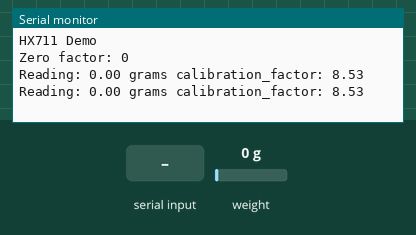
The sketch below on a simulated Arduino Uno, built with avr-gcc and run on an emulated ATmega328P. Shown: the last lines printed to the serial monitor. The test bench sets the inputs (shaded band); at power-on: weight on the scale 0 g.

Above: at 4.2 s.
4.3 s: weight on the scale set to 100 g
At 4.3 s:
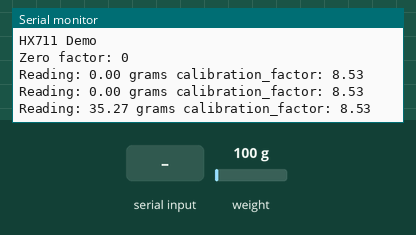
5.8 s: "+" received over Serial
At 7.0 s:
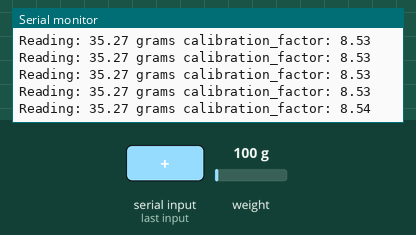
7.3 s: "a" received over Serial
At 8.3 s:
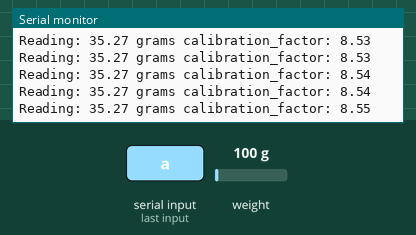
8.8 s: weight on the scale set to 1250 g
At 9.5 s:
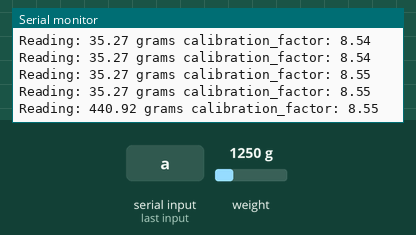
Timing chart, 0 to 11.3 s (numbered marks = the images above; inputs shaded):
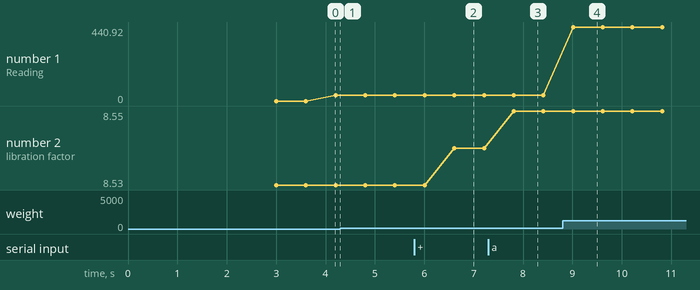

Measured:
- after the input at 5.8 s, the serial monitor: prints a new line after 0.81 s (image 2)
- after the input at 7.3 s, the serial monitor: prints a new line after 0.51 s (image 3)
- after the input at 8.8 s, the serial monitor: prints a new line after 0.21 s (image 4)
- plotted number 1: 35.27 → 440.92 after the input at 8.8 s
- plotted number 2: 8.53 → 8.54 after the input at 5.8 s, 8.54 → 8.55 after the input at 7.3 s

The sketch:

Scale.ino
```cpp
#include "Scale.h"

Scale  scale;

float calibration_factor = 8.53f; // this calibration factor is adjusted according to my load cell
float units;
float ounces;

void setup()
{
  Serial.begin(115200);
  Serial.println("HX711 Demo");

  scale.init(5,2);
//  Serial.println("calibration result: \t\t");
//  Serial.println(scale.calibrate(1));

/*
  Serial.print("read: \t\t");
  Serial.println(scale.read());      // print a raw reading from the ADC

  Serial.print("read average: \t\t");
  Serial.println(scale.read_average(20));   // print the average of 20 readings from the ADC

  Serial.print("get value: \t\t");
  Serial.println(scale.get_value(5));   // print the average of 5 readings from the ADC minus the tare weight (not set yet)

  Serial.print("get units: \t\t");
  Serial.println(scale.get_units(5), 1);  // print the average of 5 readings from the ADC minus tare weight (not set) divided
            // by the SCALE parameter (not set yet)

  scale.set_scale(calibration_factor);                      // this value is obtained by calibrating the scale with known weights; see the README for details
  scale.tare();               // reset the scale to 0

  Serial.println("After setting up the scale:");

  Serial.print("read: \t\t");
  Serial.println(scale.read());                 // print a raw reading from the ADC

  Serial.print("read average: \t\t");
  Serial.println(scale.read_average(20));       // print the average of 20 readings from the ADC

  Serial.print("get value: \t\t");
  Serial.println(scale.get_value(5));   // print the average of 5 readings from the ADC minus the tare weight, set with tare()

  Serial.print("get units: \t\t");
  Serial.println(scale.get_units(5), 1);        // print the average of 5 readings from the ADC minus tare weight, divided
            // by the SCALE parameter set with set_scale

*/

  scale.set_scale();
  scale.tare();  //Reset the scale to 0

  long zero_factor = scale.read_average(); //Get a baseline reading
  Serial.print("Zero factor: "); //This can be used to remove the need to tare the scale. Useful in permanent scale projects.
  Serial.println(zero_factor);

}


void loop()
{
/*
  Serial.print("one reading:\t");
  Serial.print(scale.get_units(), 1);
  Serial.print("\t| average:\t");

  Serial.println(scale.get_units(10), 1);
  scale.power_down();
  delay(5000);
  scale.power_up();
*/

  scale.set_scale(calibration_factor); //Adjust to this calibration factor

  Serial.print("Reading: ");
  units = scale.get_units(1);
//  if (units < 0)
//  {
//    units = 0.00;
//  }
  ounces = units * 0.35274;
  Serial.print(ounces);
  Serial.print(" grams");
  Serial.print(" calibration_factor: ");
  Serial.print(calibration_factor);
  Serial.println();

  if(Serial.available())
  {
    char temp = Serial.read();
    if(temp == '+' || temp == 'a')
      calibration_factor += 0.01;
    else if(temp == '-' || temp == 'z')
      calibration_factor -= 0.01;
  }

  delay(500);

}
```

Scale.cpp
```cpp
#include "Scale.h"
#include <math.h>

Scale::Scale()
{
}

Scale::~Scale()
{
}

void Scale::init(int dout_pin, int sck_pin, byte gain )
{
  // some magic numbers, from example here: https://github.com/hiveeyes/HX711/tree/spring-cleaning
  const long OFFSET = 50682624;
  const long DIVIDER = 5895655;

  // Initialize library with data output pin, clock input pin and gain factor.
  // Channel selection is made by passing the appropriate gain:
  // - With a gain factor of 64 or 128, channel A is selected
  // - With a gain factor of 32, channel B is selected
  // By omitting the gain factor parameter, the library
  // default "128" (Channel A) is used here.
  SCALE.begin(dout_pin, sck_pin, gain);
/*
  SCALE.set_scale(DIVIDER);
  SCALE.set_offset(OFFSET);

  SCALE.set_scale(2280.f);
*/
//  SCALE.set_scale();
  SCALE.tare();

}


int Scale::calibrate(float etalon_weight)
{
  float units, coef;
  const float delta = 0.01;
  int i = 0;
  const int maxtrying = 100;
  float divider = etalon_weight;
  do {
    units = SCALE.get_units(10);

    if (divider == 0)
      divider = 0.01;
    coef = units / etalon_weight;
    SCALE.set_scale( coef );
    delay(5);
    i++;

  } while (abs(units - etalon_weight) < delta && i < maxtrying) ;

  // count of calibration times exceeded
  if (i>=maxtrying) return -1;

  // OK
  return 0;
}

void Scale::power_down()
{
  SCALE.power_down();
}

void Scale::power_up()
{
  SCALE.power_up();
}

float Scale::get_units(byte times)
{
  return SCALE.get_units(times);
}

long Scale::read()
{
  return SCALE.read();
}

long Scale::read_average(byte times )
{
  return SCALE.read_average( times );
}

double Scale::get_value(byte times)
{
  return SCALE.get_value( times );
}

void Scale::set_scale(float scale )
{
  SCALE.set_scale( scale );
}

void Scale::tare(byte times )
{
  SCALE.tare( times );
}
```

Scale.h
```cpp
// (licence header left out)
#ifndef SCALE_h
#define SCALE_h

#include "HX711.h"

class Scale
{
    public:
      Scale();
      ~Scale();

      void init( int DOUT_PIN, int SCK_PIN, byte gain = 128 );

      int calibrate(float etalon_weight);

      void power_down();

      void power_up();

      float get_units(byte times = 1);

      long read();

      long read_average(byte times = 10);

      double get_value(byte times = 1);

      void set_scale(float scale = 1.f);

      void tare(byte times = 10);

    private:
      HX711  SCALE;

};

#endif
```
